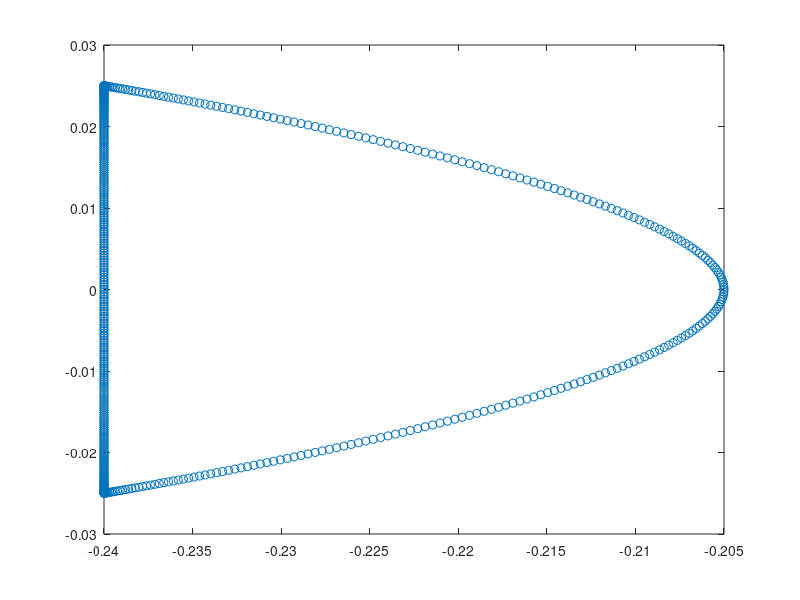
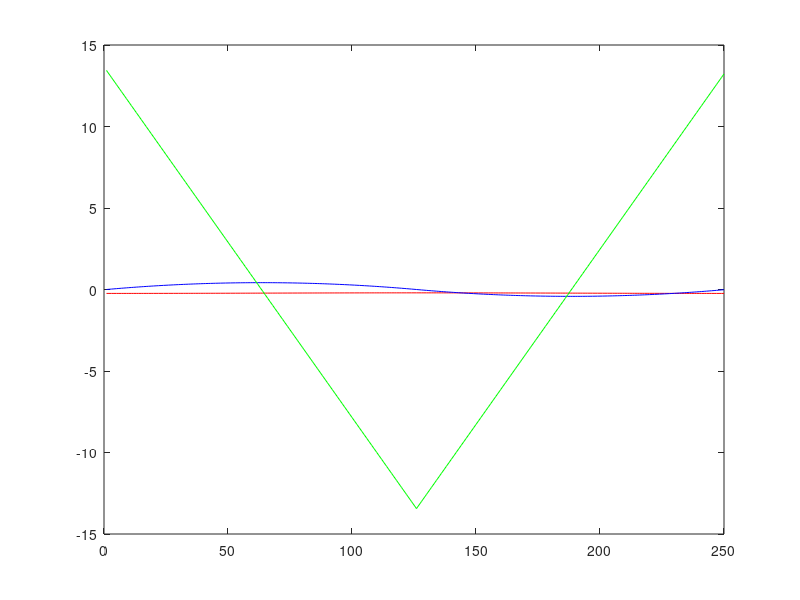

Recreate these plots in MATLAB, in order.
clc;clear;close all
T = 0.5;
S = 0.05;
h = 0.24-0.035;
H1 = 0.24;
dt = 0.001;
t = linspace(0,T-dt,T/dt);
x1list = [];
y1list = [];
x2list = [];
y2list = [];
dx1list =[];
ddx1list =[];
dy1list = [];
ddy1list = [];
dx2list = [];
ddx2list = [];
dy2list = [];
ddy2list = [];
for i = t
    ti = mod(i,T);
    %if i == T
    %    break
    %end
    if ti<=T/4
        y1 = -16*S*ti^3/T^3+12*S*ti^2/T^2-S/2;
        x1 = -128*(H1-h)*ti^3/T^3+48*(H1-h)*ti^2/T^2-H1; 
        dy1 = (24*S*ti)/T^2 - (48*S*ti^2)/T^3;
        ddy1 = (24*S)/T^2 - (96*S*ti)/T^3;
        dx1 = (2*ti*(48*H1 - 48*h))/T^2 - (3*ti^2*(128*H1 - 128*h))/T^3;
        ddx1 = (2*(48*H1 - 48*h))/T^2 - (6*ti*(128*H1 - 128*h))/T^3;

        x1list = [x1list;x1];
        y1list = [y1list;y1];
        dx1list = [dx1list;dx1];
        ddx1list = [ddx1list;ddx1];
        dy1list = [dy1list;dy1];
        ddy1list = [ddy1list;ddy1];
    elseif T/4<ti && ti<T/2
        y1 = -16*S*ti^3/T^3+12*S*ti^2/T^2-S/2;
        x1 = 128*(H1-h)*ti^3/T^3-144*(H1-h)*ti^2/T^2+48*(H1-h)*ti/T+4*h-5*H1;
        dx1 = (48*H1 - 48*h)/T - (2*ti*(144*H1 - 144*h))/T^2 + (3*ti^2*(128*H1 - 128*h))/T^3;
        ddx1 = (6*ti*(128*H1 - 128*h))/T^3 - (2*(144*H1 - 144*h))/T^2;
        dy1 = (24*S*ti)/T^2 - (48*S*ti^2)/T^3;
        ddy1 = (24*S)/T^2 - (96*S*ti)/T^3;

        x1list = [x1list;x1];
        y1list = [y1list;y1];
        dx1list = [dx1list;dx1];
        ddx1list = [ddx1list;ddx1];
        dy1list = [dy1list;dy1];
        ddy1list = [ddy1list;ddy1];
    else
        y2 = 16*S*ti^3/T^3-36*S*ti^2/T^2+24*S*ti/T-4*S-S/2;
        dy2 = (24*S)/T + (48*S*ti^2)/T^3 - (72*S*ti)/T^2;
        ddy2 = (96*S*ti)/T^3 - (72*S)/T^2;
        x2 = -H1;
        dx2 = 0;
        ddx2 = 0;
        x2list = [x2list;x2];
        y2list = [y2list;y2];
        dx2list = [dx2list;dx2];
        ddx2list = [ddx2list;ddx2];
        dy2list = [dy2list;dy2];
        ddy2list = [ddy2list;ddy2];
    end
end
%%
figure
plot([x1list;x2list],[y1list;y2list],'o')
figure
plot(x1list,'r-')
hold on 
plot(dx1list,'b-')
plot(ddx1list,'g-')
%%
save('ope_3order.mat','dt','T','x1list','x2list','dx1list','dx2list','ddx1list','ddx2list','y1list',"y2list","dy1list","dy2list","ddy1list","ddy2list")
%%

